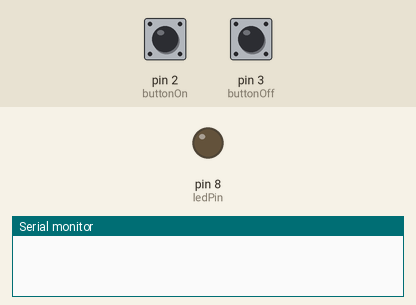
Recording of a sketch running on a simulated Arduino Uno, built with avr-gcc and run on an emulated ATmega328P. On the bench: output pins drawn as LEDs (lit = HIGH), the last lines printed to the serial monitor. The inputs (shaded band) are chosen by the test bench; at power-on: pin 2 (buttonOn) LOW, pin 3 (buttonOff) LOW.

Above: at 1.2 s.
1.3 s: pin 2 (buttonOn) pulled HIGH for 0.15 s
At 1.7 s:
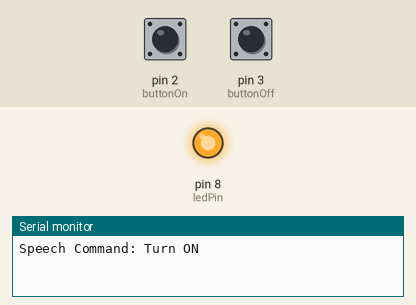
2.9 s: pin 3 (buttonOff) pulled HIGH for 0.15 s
At 4.1 s:
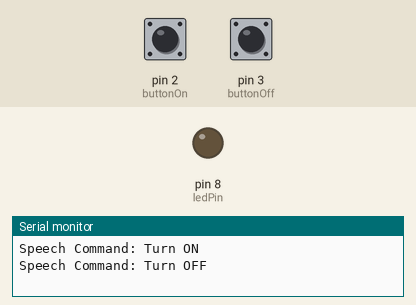
4.5 s: pin 2 (buttonOn) pulled HIGH for 1 s
At 5.4 s:
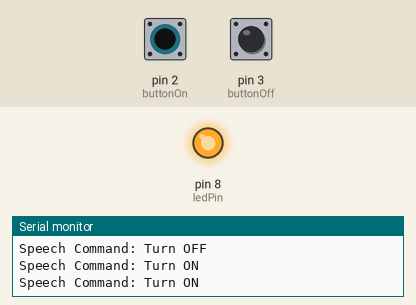
7.0 s: pin 3 (buttonOff) pulled HIGH for 1 s
At 7.3 s:
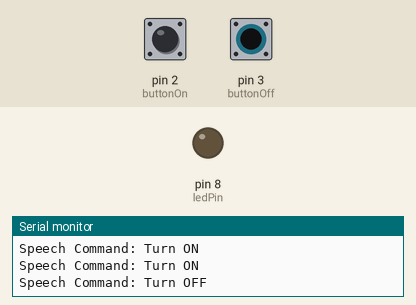
Timing chart, 0 to 10.0 s (numbered marks = the images above; inputs shaded):
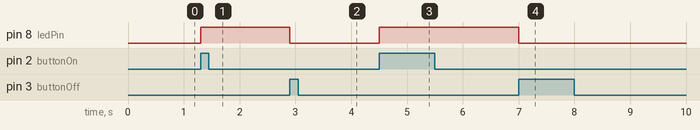

The sketch:

code2.ino
```cpp
const int buttonOn = 2;
const int buttonOff = 3;
const int ledPin = 8;

void setup() {
  pinMode(buttonOn, INPUT);
  pinMode(buttonOff, INPUT);
  pinMode(ledPin, OUTPUT);
  Serial.begin(9600);
}

void loop() {
  if (digitalRead(buttonOn) == HIGH) {
    digitalWrite(ledPin, HIGH);
    Serial.println("Speech Command: Turn ON");
    delay(500); // debounce
  }
  if (digitalRead(buttonOff) == HIGH) {
    digitalWrite(ledPin, LOW);
    Serial.println("Speech Command: Turn OFF");
    delay(500); // debounce
  }
}
```

Measured:
- after the input at 1.3 s, pin 8 (ledPin): LOW → HIGH at once
- after the input at 2.9 s, pin 8 (ledPin): HIGH → LOW at once
- after the input at 4.5 s, pin 8 (ledPin): LOW → HIGH at once
- after the input at 7.0 s, pin 8 (ledPin): HIGH → LOW at once
